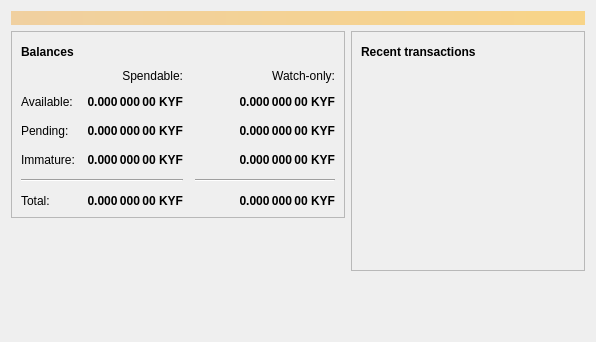
<?xml version="1.0" encoding="UTF-8"?>
<ui version="4.0">
 <class>OverviewPage</class>
 <widget class="QWidget" name="OverviewPage">
  <property name="geometry">
   <rect>
    <x>0</x>
    <y>0</y>
    <width>596</width>
    <height>342</height>
   </rect>
  </property>
  <property name="windowTitle">
   <string>Form</string>
  </property>
  <layout class="QVBoxLayout" name="topLayout">
   <item>
    <widget class="QLabel" name="labelAlerts">
     <property name="visible">
      <bool>false</bool>
     </property>
     <property name="styleSheet">
      <string notr="true">QLabel { background-color: qlineargradient(x1: 0, y1: 0, x2: 1, y2: 0, stop:0 #F0D0A0, stop:1 #F8D488); color:#000000; }</string>
     </property>
     <property name="wordWrap">
      <bool>true</bool>
     </property>
     <property name="margin">
      <number>3</number>
     </property>
     <property name="textInteractionFlags">
      <set>Qt::TextSelectableByMouse</set>
     </property>
    </widget>
   </item>
   <item>
    <layout class="QHBoxLayout" name="horizontalLayout" stretch="1,1">
     <item>
      <layout class="QVBoxLayout" name="verticalLayout_2">
       <item>
        <widget class="QFrame" name="frame">
         <property name="frameShape">
          <enum>QFrame::StyledPanel</enum>
         </property>
         <property name="frameShadow">
          <enum>QFrame::Raised</enum>
         </property>
         <layout class="QVBoxLayout" name="verticalLayout_4">
          <item>
           <layout class="QHBoxLayout" name="horizontalLayout_4">
            <item>
             <widget class="QLabel" name="label_5">
              <property name="font">
               <font>
                <weight>75</weight>
                <bold>true</bold>
               </font>
              </property>
              <property name="text">
               <string>Balances</string>
              </property>
             </widget>
            </item>
            <item>
             <widget class="QPushButton" name="labelWalletStatus">
              <property name="enabled">
               <bool>true</bool>
              </property>
              <property name="maximumSize">
               <size>
                <width>30</width>
                <height>16777215</height>
               </size>
              </property>
              <property name="toolTip">
               <string>The displayed information may be out of date. Your wallet automatically synchronizes with the kryptoFranc network after a connection is established, but this process has not completed yet.</string>
              </property>
              <property name="text">
               <string/>
              </property>
              <property name="icon">
               <iconset resource="../kryptofranc.qrc">
                <normaloff>:/icons/warning</normaloff>
                <disabledoff>:/icons/warning</disabledoff>:/icons/warning</iconset>
              </property>
              <property name="iconSize">
               <size>
                <width>24</width>
                <height>24</height>
               </size>
              </property>
              <property name="flat">
               <bool>true</bool>
              </property>
             </widget>
            </item>
            <item>
             <spacer name="horizontalSpacer_3">
              <property name="orientation">
               <enum>Qt::Horizontal</enum>
              </property>
              <property name="sizeHint" stdset="0">
               <size>
                <width>40</width>
                <height>20</height>
               </size>
              </property>
             </spacer>
            </item>
           </layout>
          </item>
          <item>
           <layout class="QGridLayout" name="gridLayout">
            <property name="spacing">
             <number>12</number>
            </property>
            <item row="2" column="2">
             <widget class="QLabel" name="labelWatchPending">
              <property name="font">
               <font>
                <weight>75</weight>
                <bold>true</bold>
               </font>
              </property>
              <property name="cursor">
               <cursorShape>IBeamCursor</cursorShape>
              </property>
              <property name="toolTip">
               <string>Unconfirmed transactions to watch-only addresses</string>
              </property>
              <property name="text">
               <string notr="true">0.000 000 00 KYF</string>
              </property>
              <property name="alignment">
               <set>Qt::AlignRight|Qt::AlignTrailing|Qt::AlignVCenter</set>
              </property>
              <property name="textInteractionFlags">
               <set>Qt::LinksAccessibleByMouse|Qt::TextSelectableByKeyboard|Qt::TextSelectableByMouse</set>
              </property>
             </widget>
            </item>
            <item row="2" column="1">
             <widget class="QLabel" name="labelUnconfirmed">
              <property name="font">
               <font>
                <weight>75</weight>
                <bold>true</bold>
               </font>
              </property>
              <property name="cursor">
               <cursorShape>IBeamCursor</cursorShape>
              </property>
              <property name="toolTip">
               <string>Total of transactions that have yet to be confirmed, and do not yet count toward the spendable balance</string>
              </property>
              <property name="text">
               <string notr="true">0.000 000 00 KYF</string>
              </property>
              <property name="alignment">
               <set>Qt::AlignRight|Qt::AlignTrailing|Qt::AlignVCenter</set>
              </property>
              <property name="textInteractionFlags">
               <set>Qt::LinksAccessibleByMouse|Qt::TextSelectableByKeyboard|Qt::TextSelectableByMouse</set>
              </property>
             </widget>
            </item>
            <item row="3" column="2">
             <widget class="QLabel" name="labelWatchImmature">
              <property name="font">
               <font>
                <weight>75</weight>
                <bold>true</bold>
               </font>
              </property>
              <property name="cursor">
               <cursorShape>IBeamCursor</cursorShape>
              </property>
              <property name="toolTip">
               <string>Mined balance in watch-only addresses that has not yet matured</string>
              </property>
              <property name="text">
               <string notr="true">0.000 000 00 KYF</string>
              </property>
              <property name="alignment">
               <set>Qt::AlignRight|Qt::AlignTrailing|Qt::AlignVCenter</set>
              </property>
              <property name="textInteractionFlags">
               <set>Qt::LinksAccessibleByMouse|Qt::TextSelectableByKeyboard|Qt::TextSelectableByMouse</set>
              </property>
             </widget>
            </item>
            <item row="4" column="0" colspan="2">
             <widget class="Line" name="line">
              <property name="orientation">
               <enum>Qt::Horizontal</enum>
              </property>
             </widget>
            </item>
            <item row="4" column="2">
             <widget class="Line" name="lineWatchBalance">
              <property name="sizePolicy">
               <sizepolicy hsizetype="Preferred" vsizetype="Fixed">
                <horstretch>0</horstretch>
                <verstretch>0</verstretch>
               </sizepolicy>
              </property>
              <property name="minimumSize">
               <size>
                <width>140</width>
                <height>0</height>
               </size>
              </property>
              <property name="orientation">
               <enum>Qt::Horizontal</enum>
              </property>
             </widget>
            </item>
            <item row="5" column="0">
             <widget class="QLabel" name="labelTotalText">
              <property name="text">
               <string>Total:</string>
              </property>
             </widget>
            </item>
            <item row="3" column="1">
             <widget class="QLabel" name="labelImmature">
              <property name="font">
               <font>
                <weight>75</weight>
                <bold>true</bold>
               </font>
              </property>
              <property name="cursor">
               <cursorShape>IBeamCursor</cursorShape>
              </property>
              <property name="toolTip">
               <string>Mined balance that has not yet matured</string>
              </property>
              <property name="text">
               <string notr="true">0.000 000 00 KYF</string>
              </property>
              <property name="alignment">
               <set>Qt::AlignRight|Qt::AlignTrailing|Qt::AlignVCenter</set>
              </property>
              <property name="textInteractionFlags">
               <set>Qt::LinksAccessibleByMouse|Qt::TextSelectableByKeyboard|Qt::TextSelectableByMouse</set>
              </property>
             </widget>
            </item>
            <item row="2" column="3">
             <spacer name="horizontalSpacer_2">
              <property name="orientation">
               <enum>Qt::Horizontal</enum>
              </property>
              <property name="sizeHint" stdset="0">
               <size>
                <width>40</width>
                <height>20</height>
               </size>
              </property>
             </spacer>
            </item>
            <item row="3" column="0">
             <widget class="QLabel" name="labelImmatureText">
              <property name="text">
               <string>Immature:</string>
              </property>
             </widget>
            </item>
            <item row="5" column="1">
             <widget class="QLabel" name="labelTotal">
              <property name="font">
               <font>
                <weight>75</weight>
                <bold>true</bold>
               </font>
              </property>
              <property name="cursor">
               <cursorShape>IBeamCursor</cursorShape>
              </property>
              <property name="toolTip">
               <string>Your current total balance</string>
              </property>
              <property name="text">
               <string notr="true">0.000 000 00 KYF</string>
              </property>
              <property name="alignment">
               <set>Qt::AlignRight|Qt::AlignTrailing|Qt::AlignVCenter</set>
              </property>
              <property name="textInteractionFlags">
               <set>Qt::LinksAccessibleByMouse|Qt::TextSelectableByKeyboard|Qt::TextSelectableByMouse</set>
              </property>
             </widget>
            </item>
            <item row="5" column="2">
             <widget class="QLabel" name="labelWatchTotal">
              <property name="font">
               <font>
                <weight>75</weight>
                <bold>true</bold>
               </font>
              </property>
              <property name="cursor">
               <cursorShape>IBeamCursor</cursorShape>
              </property>
              <property name="toolTip">
               <string>Current total balance in watch-only addresses</string>
              </property>
              <property name="text">
               <string notr="true">0.000 000 00 KYF</string>
              </property>
              <property name="alignment">
               <set>Qt::AlignRight|Qt::AlignTrailing|Qt::AlignVCenter</set>
              </property>
              <property name="textInteractionFlags">
               <set>Qt::LinksAccessibleByMouse|Qt::TextSelectableByKeyboard|Qt::TextSelectableByMouse</set>
              </property>
             </widget>
            </item>
            <item row="0" column="2">
             <widget class="QLabel" name="labelWatchonly">
              <property name="text">
               <string>Watch-only:</string>
              </property>
              <property name="alignment">
               <set>Qt::AlignRight|Qt::AlignTrailing|Qt::AlignVCenter</set>
              </property>
             </widget>
            </item>
            <item row="1" column="0">
             <widget class="QLabel" name="labelBalanceText">
              <property name="text">
               <string>Available:</string>
              </property>
             </widget>
            </item>
            <item row="1" column="1">
             <widget class="QLabel" name="labelBalance">
              <property name="font">
               <font>
                <weight>75</weight>
                <bold>true</bold>
               </font>
              </property>
              <property name="cursor">
               <cursorShape>IBeamCursor</cursorShape>
              </property>
              <property name="toolTip">
               <string>Your current spendable balance</string>
              </property>
              <property name="text">
               <string notr="true">0.000 000 00 KYF</string>
              </property>
              <property name="alignment">
               <set>Qt::AlignRight|Qt::AlignTrailing|Qt::AlignVCenter</set>
              </property>
              <property name="textInteractionFlags">
               <set>Qt::LinksAccessibleByMouse|Qt::TextSelectableByKeyboard|Qt::TextSelectableByMouse</set>
              </property>
             </widget>
            </item>
            <item row="1" column="2">
             <widget class="QLabel" name="labelWatchAvailable">
              <property name="font">
               <font>
                <weight>75</weight>
                <bold>true</bold>
               </font>
              </property>
              <property name="cursor">
               <cursorShape>IBeamCursor</cursorShape>
              </property>
              <property name="toolTip">
               <string>Your current balance in watch-only addresses</string>
              </property>
              <property name="text">
               <string notr="true">0.000 000 00 KYF</string>
              </property>
              <property name="alignment">
               <set>Qt::AlignRight|Qt::AlignTrailing|Qt::AlignVCenter</set>
              </property>
              <property name="textInteractionFlags">
               <set>Qt::LinksAccessibleByMouse|Qt::TextSelectableByKeyboard|Qt::TextSelectableByMouse</set>
              </property>
             </widget>
            </item>
            <item row="2" column="0">
             <widget class="QLabel" name="labelPendingText">
              <property name="text">
               <string>Pending:</string>
              </property>
             </widget>
            </item>
            <item row="0" column="1">
             <widget class="QLabel" name="labelSpendable">
              <property name="text">
               <string>Spendable:</string>
              </property>
              <property name="alignment">
               <set>Qt::AlignRight|Qt::AlignTrailing|Qt::AlignVCenter</set>
              </property>
             </widget>
            </item>
           </layout>
          </item>
         </layout>
        </widget>
       </item>
       <item>
        <spacer name="verticalSpacer">
         <property name="orientation">
          <enum>Qt::Vertical</enum>
         </property>
         <property name="sizeHint" stdset="0">
          <size>
           <width>20</width>
           <height>40</height>
          </size>
         </property>
        </spacer>
       </item>
      </layout>
     </item>
     <item>
      <layout class="QVBoxLayout" name="verticalLayout_3">
       <item>
        <widget class="QFrame" name="frame_2">
         <property name="frameShape">
          <enum>QFrame::StyledPanel</enum>
         </property>
         <property name="frameShadow">
          <enum>QFrame::Raised</enum>
         </property>
         <layout class="QVBoxLayout" name="verticalLayout">
          <item>
           <layout class="QHBoxLayout" name="horizontalLayout_2">
            <item>
             <widget class="QLabel" name="label_4">
              <property name="font">
               <font>
                <weight>75</weight>
                <bold>true</bold>
               </font>
              </property>
              <property name="text">
               <string>Recent transactions</string>
              </property>
             </widget>
            </item>
            <item>
             <widget class="QPushButton" name="labelTransactionsStatus">
              <property name="enabled">
               <bool>true</bool>
              </property>
              <property name="maximumSize">
               <size>
                <width>30</width>
                <height>16777215</height>
               </size>
              </property>
              <property name="toolTip">
               <string>The displayed information may be out of date. Your wallet automatically synchronizes with the kryptoFranc network after a connection is established, but this process has not completed yet.</string>
              </property>
              <property name="text">
               <string/>
              </property>
              <property name="icon">
               <iconset resource="../kryptofranc.qrc">
                <normaloff>:/icons/warning</normaloff>
                <disabledoff>:/icons/warning</disabledoff>:/icons/warning</iconset>
              </property>
              <property name="iconSize">
               <size>
                <width>24</width>
                <height>24</height>
               </size>
              </property>
              <property name="flat">
               <bool>true</bool>
              </property>
             </widget>
            </item>
            <item>
             <spacer name="horizontalSpacer">
              <property name="orientation">
               <enum>Qt::Horizontal</enum>
              </property>
              <property name="sizeHint" stdset="0">
               <size>
                <width>40</width>
                <height>20</height>
               </size>
              </property>
             </spacer>
            </item>
           </layout>
          </item>
          <item>
           <widget class="QListView" name="listTransactions">
            <property name="styleSheet">
             <string notr="true">QListView { background: transparent; }</string>
            </property>
            <property name="frameShape">
             <enum>QFrame::NoFrame</enum>
            </property>
            <property name="verticalScrollBarPolicy">
             <enum>Qt::ScrollBarAlwaysOff</enum>
            </property>
            <property name="horizontalScrollBarPolicy">
             <enum>Qt::ScrollBarAlwaysOff</enum>
            </property>
            <property name="selectionMode">
             <enum>QAbstractItemView::NoSelection</enum>
            </property>
           </widget>
          </item>
         </layout>
        </widget>
       </item>
       <item>
        <spacer name="verticalSpacer_2">
         <property name="orientation">
          <enum>Qt::Vertical</enum>
         </property>
         <property name="sizeHint" stdset="0">
          <size>
           <width>20</width>
           <height>40</height>
          </size>
         </property>
        </spacer>
       </item>
      </layout>
     </item>
    </layout>
   </item>
  </layout>
 </widget>
 <resources/>
 <connections/>
</ui>
